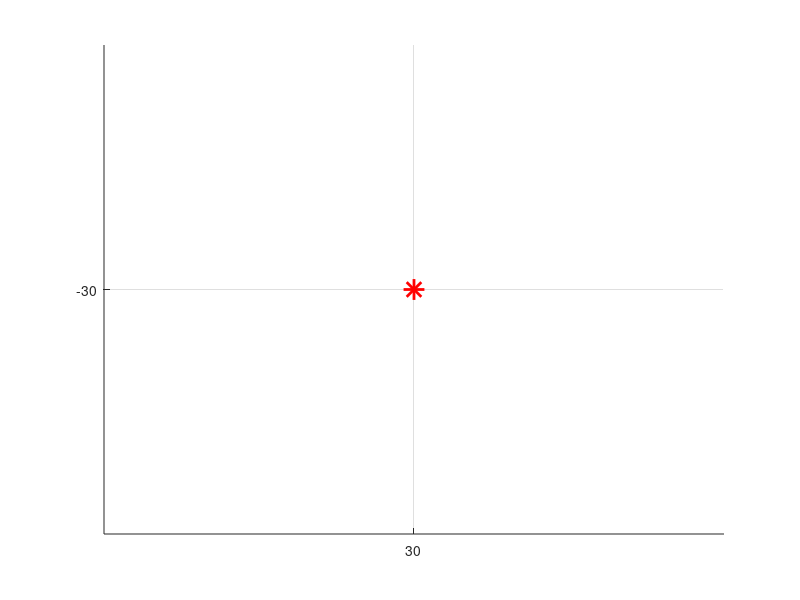

Recreate this plot in MATLAB. (Note: this script raises an error after producing the figure.)

clear; close all;
rng('default');

n_links = 16; % The robot has 16 joints and 16 links.
link_length = 5.105; % module length (cm)


waypoints = { 
        [30,-30,30]',

    };
T_base_initial = eye(4);

load('my_data_3.mat')
q_initial=my_matrix(end,:);
% 'T_base_initial' is the starting pose of the HEAD at t=0.


safety_margin = 0.01; 
snake_thickness = 3;
enable_collision_avoidance = true;
actual_obs=[
            22-snake_thickness -35 27 22+snake_thickness -10 37;
            36-snake_thickness -35 27 36+snake_thickness -10 37;
            24.5 -35 26 35.5 -10 27; 
            24.5 -35 37 35.5 -10 38; 
            20 -38 20 40 -35 45;
            ];



% =========================================================================
% 2. PREVIEW INITIAL SETUP
% =========================================================================
fprintf('Displaying initial problem setup for sanity check...\n');
fig_preview = figure('Name', 'Optimization Setup Preview', 'NumberTitle', 'off');
set(fig_preview, 'WindowState', 'maximized');
ax_preview = axes(fig_preview); grid(ax_preview, 'on'); axis(ax_preview, 'equal'); hold(ax_preview, 'on');
max_range=0; for yy = 1:length(waypoints), plot3(ax_preview, waypoints{yy}(1), waypoints{yy}(2), waypoints{yy}(3), 'r*', 'MarkerSize', 15, 'LineWidth', 2, 'DisplayName', sprintf('Waypoint %d',yy)); end
% for k = 1:length(dummy_cuboids), plot_cuboid_faces(ax_preview, dummy_cuboids{k}.dims, dummy_cuboids{k}.axis); end
if exist('actual_obs', 'var') && ~isempty(actual_obs)
    num_obs = height(actual_obs);
    for k = 1:num_obs
        % Get the coordinates for the k-th obstacle
        obs_dims = actual_obs(k,:);
        % obs_dims = acutal_obs( (k-1)*6 + 1 : k*6 );
        
        % Plot it using the new function
        plot_solid_cuboid(ax_preview, obs_dims, 'r', 0.2); % Red, 20% opaque
    end
end
% Call the generalized FK, specifying 'HEAD_BASE' for the initial pose.

[P_initial, ~] = forwardKinematics(q_initial', link_length, T_base_initial, 'HEAD_BASE');
plot3(ax_preview, P_initial(1,:), P_initial(2,:), P_initial(3,:), 'o-', 'LineWidth', 2, 'MarkerSize', 4, 'Color', [0.1, 0.4, 0.8], 'DisplayName', 'Snake Robot (t=0)');
% Auto-scaling logic
for yy=1:length(waypoints),max_range=max([max_range,abs(waypoints{yy}(:))']);end; max_range=max([max_range,abs(P_initial(:)')]);
lim = ceil(max_range*1.1); if lim==0, lim=5; end; axis(ax_preview,[-lim lim -lim lim -lim lim]); view(ax_preview, 3);
xlabel(ax_preview,'X');ylabel(ax_preview,'Y');zlabel(ax_preview,'Z');title(ax_preview,'Initial Setup. Press any key to start.'); legend(ax_preview,'show','Location','northwest');
drawnow; disp('Sanity Check: Press any key to start optimization...'); 
% pause;
close(fig_preview); fprintf('Preview confirmed. Starting optimization...\n');
tic;


% =========================================================================
% 3. SET UP AND SOLVE THE OPTIMIZATION PROBLEM FOR EACH SEGMENT
% =========================================================================

% --- Initialize Full Trajectory Storage ---
full_q_dot_opt = zeros(n_links, 1); 
full_u_opt = zeros(n_links, 1); 

% --- Store poses for visualization ---
full_T_base_trajectory = {};
full_base_end_trajectory = {};
segment_end_times = [0]; % Stores the cumulative end time of each segment



% --- Initialize Full Trajectory Storage ---
smooth_full_q_opt = q_initial'; 
smooth_full_time_vector = 0;

% --- Store poses for visualization ---
smooth_full_T_base_trajectory = {};
smooth_full_base_end_trajectory = {};
smooth_segment_end_times = [0]; 


% --- Initialize State for the First Segment ---
current_x_initial = [q_initial, zeros(1, n_links)]';
T_base_current = T_base_initial;


n_states = 2 * n_links;
n_controls = n_links;
    
curr_path = [];
full_smooth_path=[];
locs=[];
spath=[];

full_T_base_trajectory{1} = T_base_current; 
full_base_end_trajectory{1} = 'HEAD_BASE';
segment_end_times = [segment_end_times, 5];
full_time_vector=linspace(0, 20, height(my_matrix));
full_q_opt = my_matrix';
output_filename = 'snake_traj.mat';
save(output_filename, 'full_q_opt', 'full_time_vector', ...
    'link_length', 'n_links', 'waypoints', ...
    'full_T_base_trajectory', 'full_base_end_trajectory', 'segment_end_times', ...
    'actual_obs'); % NEW: Save directions
fprintf('\nFull trajectory data saved to %s\n', output_filename);
fprintf('All tasks complete.\n'); beep;
toc


% =========================================================================
% LOCAL FUNCTIONS
% =========================================================================
function [smoothed_path, skipped_counts] = smooth_path_shortcut(path, link_length, T_base, base_end, obstacles, numobs, max_iterations)
    % Initialize
    smoothed_path = path;
    
    % Track original indices. Initially, it points to every row in the original path.
    original_indices = 1:size(path, 1);
    
    if size(smoothed_path, 1) < 3
        skipped_counts = zeros(1, size(smoothed_path, 1) - 1);
        return;
    end
    
    n_links = size(path, 2);
    
    for k = 1:max_iterations
        % 1. Pick two random indices (i and j) based on current smoothed_path size
        len = size(smoothed_path, 1);
        if len < 4, break; end

        idx1 = randi(len - 3);
        idx2 = randi([idx1 + 2, len-1]); % Ensure idx2 is at least 2 steps ahead
        
        q1 = smoothed_path(idx1, :);
        q2 = smoothed_path(idx2, :);
        
        % 2. Check if straight line connection is valid
        % We check discrete points along the line segment
        valid_shortcut = true;
        steps = 5000; % Check 10 points along the shortcut
        for t = linspace(0, 1, steps)
            q_check = (1-t)*q1 + t*q2;
            % Note: q_check is 1xN, function likely expects Nx1, so we transpose
            if ~is_collision_free_RRT(q_check', link_length, T_base, base_end, obstacles, numobs)
                valid_shortcut = false;
                break;
            end
        end
        
        % 3. If valid, remove intermediate nodes
        if valid_shortcut
            % Replace path with [start ... q1, q2 ... end]
            smoothed_path = [smoothed_path(1:idx1, :); smoothed_path(idx2:end, :)];
            
            % CRITICAL STEP: Apply the exact same deletion to the index tracker
            original_indices = [original_indices(1:idx1), original_indices(idx2:end)];
        end
    end
    
    % 4. Calculate skipped points vector
    % diff(original_indices) gives the gap between connected indices.
    % Subtract 1 to get the number of points *between* them.
    % Example: if indices are [1, 5], diff is 4. Points skipped are indices 2,3,4 (count=3).
    skipped_counts = diff(original_indices) - 1;
end



% --- Generalized Forward Kinematics (v13+) ---
function [P_world, T_ee_world] = forwardKinematics(q, link_length, T_base, base_end)
    n_links = length(q); 
    T_links_in_head_frame=cell(n_links+1,1); T_links_in_head_frame{1}=eye(4); T_current=eye(4);
    for i=1:n_links
        if mod(i,2)==1,T_joint=Rz(q(i));else,T_joint=Ry(q(i));end % Z-Y-Z-Y...
        T_current=T_current*T_joint*Tx(link_length); 
        T_links_in_head_frame{i+1}=T_current; 
    end
    T_tail_in_head_frame = T_links_in_head_frame{n_links+1};
    if strcmpi(base_end, 'HEAD_BASE') % 'REACH'
        T_world_to_head = T_base; 
        T_ee_world = T_world_to_head * T_tail_in_head_frame;
    elseif strcmpi(base_end, 'TAIL_BASE') % 'PULL'
        T_world_to_head = T_base * inv(T_tail_in_head_frame); 
        T_ee_world = T_world_to_head;
    else, error('Invalid base_end specified.'); end
    P_world = zeros(3, n_links + 1);
    for i=1:n_links+1
        T_link_world=T_world_to_head*T_links_in_head_frame{i}; 
        P_world(:,i)=T_link_world(1:3,4); 
    end
end
% --- Helper: Cuboid Violations (Identical to v10.3) ---

% switch upper(p), case 'X',fs=[f_Ym;f_YM;f_Zm;f_ZM];case 'Y',fs=[f_Xm;f_XM;f_Zm;f_ZM];case 'Z',fs=[f_Xm;f_XM;f_Ym;f_YM];otherwise,fs=[f_Ym;f_YM;f_Zm;f_ZM];end; patch(ax,'Vertices',v,'Faces',fs,'FaceColor','b','FaceAlpha',0.1,'EdgeColor','b','LineStyle','--'); 
% --- Helper: Homogeneous Transforms (Identical to v10.3) ---
function T=Rz(t),c=cos(t);s=sin(t);T=[c -s 0 0;s c 0 0;0 0 1 0;0 0 0 1];end 
function T=Ry(t),c=cos(t);s=sin(t);T=[c 0 s 0;0 1 0 0;-s 0 c 0;0 0 0 1];end
function T=Tx(d),T=[1 0 0 d;0 1 0 0;0 0 1 0;0 0 0 1];end

% =========================================================================
% NEW (v16): RRT-Connect Implementation and Helpers
% =========================================================================

function plot_solid_cuboid(ax, c, color, alpha)
% Plots a solid 6-faced cuboid
% c = [xmin, ymin, zmin, xmax, ymax, zmax]
    if isempty(c), return; end
    x_c=[c(1),c(4)]; y_c=[c(2),c(5)]; z_c=[c(3),c(6)];
    
    % Vertices
    v=[x_c(1),y_c(1),z_c(1); x_c(2),y_c(1),z_c(1); x_c(2),y_c(2),z_c(1); x_c(1),y_c(2),z_c(1);
       x_c(1),y_c(1),z_c(2); x_c(2),y_c(1),z_c(2); x_c(2),y_c(2),z_c(2); x_c(1),y_c(2),z_c(2)];
    
    % Faces (all 6)
    f=[1 2 3 4; 2 6 7 3; 6 5 8 7; 5 1 4 8; 1 5 6 2; 4 3 7 8];
    
    patch(ax, 'Vertices', v, 'Faces', f, ...
              'FaceColor', color, 'FaceAlpha', alpha, ...
              'EdgeColor', 'k', 'LineStyle', '-');
end
